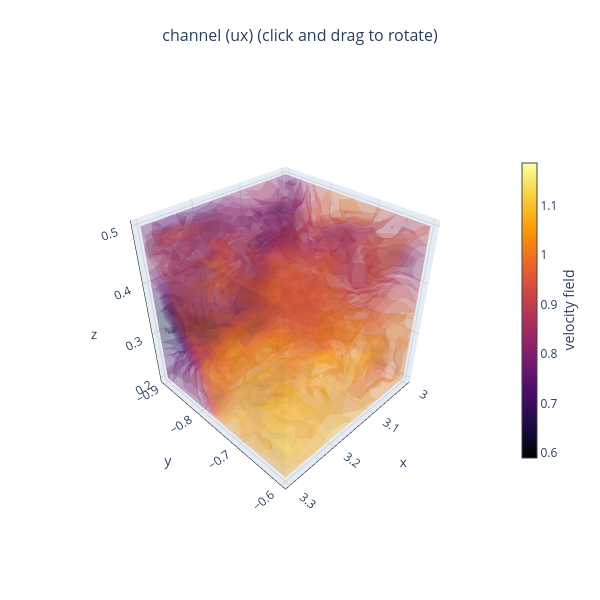

This figure's notebook cell:
### Code cell
"""
3D box demo points : evenly spaced over a 3D volume
    - time : the time to be queried (snapshot number for datasets without a full time evolution).
    - nx,ny,nz : number of points along each axis. total number of points queried will be n_points= nx * ny * nz.
    - x_points, y_points, z_points : point distributions along each axis, evenly spaced over the specified ranges.
        - np.linspace(axis minimum, axis maximum, number of points).
    - points : the points array evenly spaced out over the 3D volume.
        - points array is instantiated as an empty array that will be filled inside the for loops.
"""
time = 1.0

nx = 16
ny = 16
nz = 16
n_points = nx * ny * nz

x_points = np.linspace(3.0, 3.3, nx, dtype = np.float64)
y_points = np.linspace(-0.9, -0.6, ny, dtype = np.float64)
z_points = np.linspace(0.2, 0.5, nz, dtype = np.float64)

points = np.array([axis.ravel() for axis in np.meshgrid(x_points, y_points, z_points, indexing = 'ij')], dtype = np.float64).T

"""
use the tools and processing gizmos.
"""
# process interpolation/differentiation of points.
result = getData(dataset, variable, time, temporal_method, spatial_method, spatial_operator, points)

"""
display sample results on screen.
"""
# set threshold for the number of numpy array elements to display.
np.set_printoptions(threshold = 10)

print(f'num points = {len(points)}')
print(f'\npoints = \n-\n{points}')
# the 1st time index of result corresponds to the final time for the "position" variable and the initial time for all other variables.
print(f'\nresult (1st time) = \n-\n{result[0]}\n')

"""
with result, generate a 3D volume plot.
    - a simple plot to quickly visualize the queried 3D volume.
""";
if nx >= 2 and ny >= 2 and nz >= 2:
    # user-defined plot parameters.
    # which time of the data to plot (0-based index, so the first time component is specified as 0).
    time_component = 0
    # which component (column) of the data to plot (0-based index, so the first component is specified as 0).
    plot_component = 0
    # plot color.
    plot_colormap = 'inferno'
    # maximum number of points to plot along each axis. a stride is calculated to skip points for plotting.
    max_axis_points = 16
    
    # calculate the strides to downscale the plot to avoid plotting more gridpoints than max_axis_points.
    strides = np.ceil(np.array([nx, ny, nz]) / max_axis_points).astype(np.int32)
    
    # reformat 'result' for plotting.
    result_time = result[time_component]
    result_array = np.array(result_time)
    data_plot = np.zeros((nx, ny, nz, len(result_time.columns)), dtype = np.float32)
    x_plot = np.zeros((nx, ny, nz), dtype = np.float64)
    y_plot = np.zeros((nx, ny, nz), dtype = np.float64)
    z_plot = np.zeros((nx, ny, nz), dtype = np.float64)

    for i in range(nx):
        for j in range(ny):
            for k in range(nz):
                x_plot[i, j, k] = x_points[i]
                y_plot[i, j, k] = y_points[j]
                z_plot[i, j, k] = z_points[k]
                data_plot[i, j, k, :] = result_array[i * ny * nz + j * nz + k, :]

    # plot the data.
    fig = go.Figure(
        data = go.Volume(
            x = x_plot[::strides[0], ::strides[1], ::strides[2]].flatten(),
            y = y_plot[::strides[0], ::strides[1], ::strides[2]].flatten(),
            z = z_plot[::strides[0], ::strides[1], ::strides[2]].flatten(),
            value = data_plot[::strides[0], ::strides[1], ::strides[2], plot_component].flatten(),
            isomin = data_plot[::strides[0], ::strides[1], ::strides[2], plot_component].min(),
            isomax = data_plot[::strides[0], ::strides[1], ::strides[2], plot_component].max(),
            opacity = 0.2, surface_count = 17, colorscale = plot_colormap,
            colorbar = dict(
                title = dict(text = f'{variable} {spatial_operator}', side = 'right', font = dict(size = 14)),
                thickness = 15, len = 0.75, orientation = 'v',
                x = 1.05, y = 0.5, xanchor = 'left', yanchor = 'middle'),
            hovertemplate =
                '<i>x</i> : %{x:.2f}' +
                '<br><i>y</i> : %{y:.2f}' +
                '<br><i>z</i> : %{z:.2f}' +
                '<br><i>value</i> : %{value:.3f}' +
                '<extra></extra>',
            showlegend = False))

    # update figure layout.
    fig.update_layout(
        title = dict(
            text = f'{dataset_title} ({result[time_component].columns[plot_component]}) (click and drag to rotate)', x = 0.5, y = 0.95, xanchor = 'center', yanchor = 'top', font = dict(size = 16)),
        scene = dict(
            xaxis = dict(title = 'x', gridcolor = 'lightgrey', showline = True, linecolor = 'black'),
            yaxis = dict(title = 'y', gridcolor = 'lightgrey', showline = True, linecolor = 'black'),
            zaxis = dict(title = 'z', gridcolor = 'lightgrey', showline = True, linecolor = 'black'),
            aspectmode = 'data',
            camera = dict(eye = dict(x = 1.5, y = 1.5, z = 1.5)),
            bgcolor = 'white'),
        width = 600, height = 600, plot_bgcolor = 'white', paper_bgcolor = 'white',
        showlegend = False)

    fig.show()

### Figure 1 — Plotly figure (JSON) as saved in the notebook; plotly's stock layout.template omitted (floating-point values rounded to 4 significant figures; data arrays with more than 128 entries replaced by an {"elided": "..."} marker saying what was removed)
{"data": [{"colorbar": {"len": 0.75, "orientation": "v", "thickness": 15, "title": {"font": {"size": 14}, "side": "right", "text": "velocity field"}, "x": 1.05, "xanchor": "left", "y": 0.5, "yanchor": "middle"}, "colorscale": [[0, "#000004"], [0.1111, "#1b0c41"], [0.2222, "#4a0c6b"], [0.3333, "#781c6d"], [0.4444, "#a52c60"], [0.5556, "#cf4446"], [0.6667, "#ed6925"], [0.7778, "#fb9b06"], [0.8889, "#f7d13d"], [1, "#fcffa4"]], "hovertemplate": "<i>x</i> : %{x:.2f}<br><i>y</i> : %{y:.2f}<br><i>z</i> : %{z:.2f}<br><i>value</i> : %{value:.3f}<extra></extra>", "isomax": 1.188, "isomin": 0.5906, "opacity": 0.2, "showlegend": false, "surface": {"count": 17}, "type": "volume", "value": {"elided": "4096 float values"}, "x": {"elided": "4096 float values"}, "y": {"elided": "4096 float values"}, "z": {"elided": "4096 float values"}}], "layout": {"height": 600, "paper_bgcolor": "white", "plot_bgcolor": "white", "scene": {"aspectmode": "data", "bgcolor": "white", "camera": {"eye": {"x": 1.5, "y": 1.5, "z": 1.5}}, "xaxis": {"gridcolor": "lightgrey", "linecolor": "black", "showline": true, "title": {"text": "x"}}, "yaxis": {"gridcolor": "lightgrey", "linecolor": "black", "showline": true, "title": {"text": "y"}}, "zaxis": {"gridcolor": "lightgrey", "linecolor": "black", "showline": true, "title": {"text": "z"}}}, "showlegend": false, "title": {"font": {"size": 16}, "text": "channel (ux) (click and drag to rotate)", "x": 0.5, "xanchor": "center", "y": 0.95, "yanchor": "top"}, "width": 600}}
